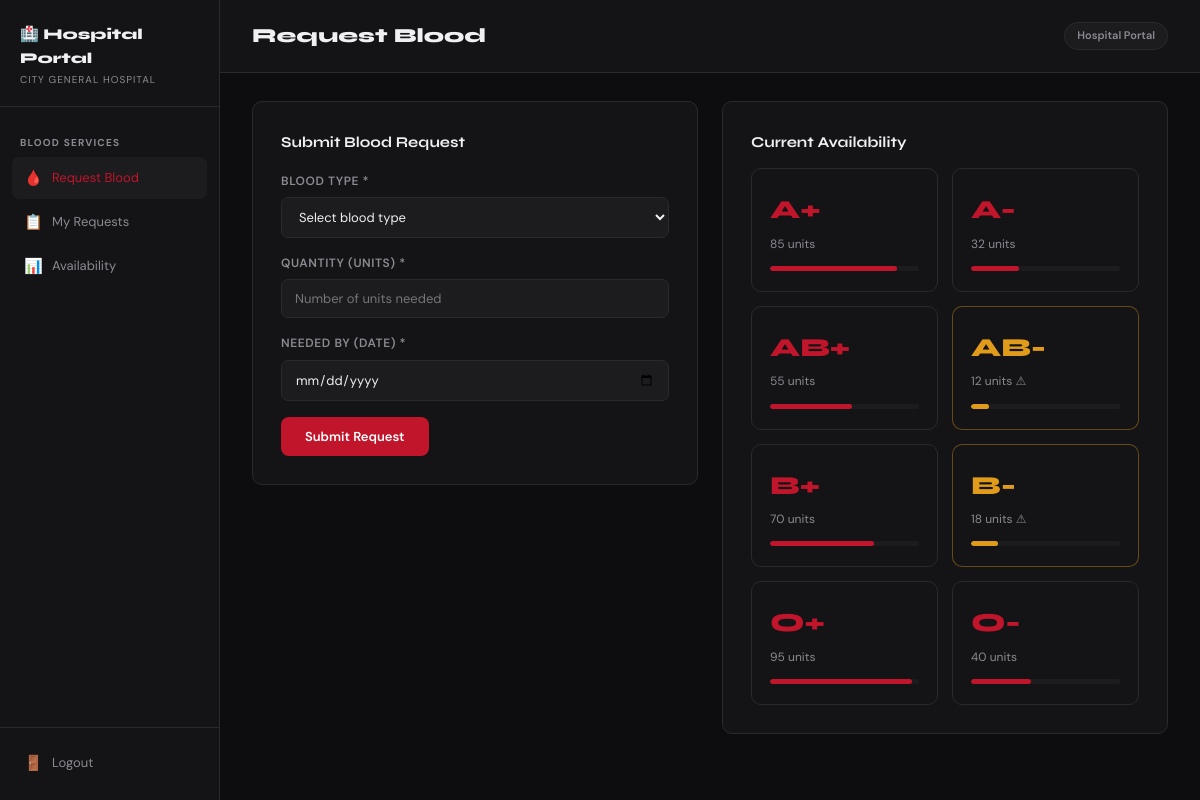
The page /hospital/request (signed in) on the database its author committed.
### tables this page shows
CREATE TABLE blood_inventory (
        BloodId INTEGER PRIMARY KEY AUTOINCREMENT,
        BloodType TEXT, Quantity INTEGER, EntryDate TEXT,
        status TEXT DEFAULT 'Available'
    );

### app.py (the view, shortened to what this page needs)
@app.route('/hospital/request', methods=['GET','POST'])
@hospital_required
def hospital_request():
    h_id  = session['hospital_id']
    error = success = ''
    db    = get_db()
    inventory = db.execute("SELECT BloodType, Quantity, status FROM blood_inventory ORDER BY BloodType").fetchall()
    db.close()
    return render_template('hospital/request.html',
                           inventory=inventory, error=error, success=success,
                           today=str(date.today()))

### app.py (called while the page is built)
def get_db():
    conn = sqlite3.connect(DB)
    conn.row_factory = sqlite3.Row
    return conn

def hospital_required(f):
    from functools import wraps
    @wraps(f)
    def decorated(*args, **kwargs):
        if session.get('role') != 'hospital':
            return redirect(url_for('login'))
        return f(*args, **kwargs)
    return decorated

### templates/hospital/request.html (shortened to what this page needs)
{% extends 'hospital/base.html' %}
{% block hospital_content %}
<div class="topbar"><h2>Request Blood</h2><span class="tag">Hospital Portal</span></div>
<div class="page-content">
  <div style="display:grid; grid-template-columns:1fr 1fr; gap:24px;">
    <div>
      <div class="form-page-wrap" style="max-width:none;">
        <h3 style="font-family:var(--font-display); font-size:15px; font-weight:700; margin-bottom:18px;">Submit Blood Request</h3>
        <form method="POST">
          <div class="form-group"><label>Blood Type *</label>
            <select name="blood_type" required><option value="">Select blood type</option>
            </select></div>
          <div class="form-group"><label>Quantity (units) *</label>
            <input type="number" name="quantity" min="1" placeholder="Number of units needed" required></div>
          <div class="form-group"><label>Needed By (date) *</label>
            <input type="date" name="fulfill_till" min="{{ today }}" required></div>
          <button type="submit" class="btn btn-primary">Submit Request</button>
        </form>
      </div>
    </div>
    <div>
      <div class="form-page-wrap" style="max-width:none;">
        <h3 style="font-family:var(--font-display); font-size:15px; font-weight:700; margin-bottom:14px;">Current Availability</h3>
        <div class="blood-inv-grid" style="grid-template-columns:repeat(2,1fr);">
          {% for row in inventory %}
          <div class="blood-inv-card {{ 'low' if row['status']=='Low Stock' else '' }}">
            <div class="type">{{ row['BloodType'] }}</div>
            <div class="qty">{{ row['Quantity'] }} units{% if row['status']=='Low Stock' %} ⚠{% endif %}</div>
            <div class="blood-bar"><div class="blood-fill" style="width:{{ [row['Quantity'],100]|min }}%"></div></div>
          </div>
          {% endfor %}
        </div>
      </div>
    </div>
  </div>
</div>
{% endblock %}

### static/css/style.css (style rules this page uses)
:root { --red: #c0152a; --red-dark: #8b0d1e; --red-bright: #e8192f; --bg: #0d0d0f; --surface: #141416; --surface2: #1c1c1f; --border: #2a2a2e; --text: #f0f0f2; --muted: #8a8a92; --green: #1faa6e; --amber: #e09b1a; --blue: #2563eb; --font-display: 'Syne', sans-serif; --font-body: 'DM Sans', sans-serif; --radius: 10px; }
* { margin:0; padding:0; box-sizing:border-box; }
body { font-family: var(--font-body); background: var(--bg); color: var(--text); font-size: 14px; line-height: 1.6; }
.blood-inv-grid { display: grid; grid-template-columns: repeat(4, 1fr); gap: 14px; }
.blood-inv-card { background: var(--surface); border: 1px solid var(--border); border-radius: var(--radius); padding: 20px 18px; transition: border-color .2s; }
.blood-inv-card.low { border-color: rgba(224,155,26,.4); }
.blood-inv-card.low .type { color: var(--amber); }
.blood-inv-card .type { font-family: var(--font-display); font-size: 26px; font-weight: 800; color: var(--red); margin-bottom: 4px; }
.blood-inv-card .qty { font-size: 12px; color: var(--muted); margin-bottom: 12px; }
.blood-bar { background: var(--surface2); border-radius: 4px; height: 5px; overflow: hidden; }
.blood-fill { height: 100%; background: var(--red); border-radius: 4px; transition: width .6s ease; }
.blood-inv-card.low .blood-fill { background: var(--amber); }
.btn { display: inline-flex; align-items: center; gap: 7px; padding: 11px 24px; border-radius: 8px; font-family: var(--font-body); font-size: 13px; font-weight: 600; cursor: pointer; border: none; transition: all .2s; }
.btn-primary { background: var(--red); color: #fff; }
.form-group { margin-bottom: 16px; }
.form-group label { display: block; font-size: 12px; font-weight: 600; color: var(--muted); text-transform: uppercase; letter-spacing: .05em; margin-bottom: 6px; }
.form-group input, .form-group select, .form-group textarea { width: 100%; padding: 10px 13px; background: var(--surface2); border: 1px solid var(--border); border-radius: 7px; color: var(--text); font-family: var(--font-body); font-size: 13px; transition: border-color .2s; outline: none; }
.form-group select option { background: var(--surface2); }
.topbar { display: flex; align-items: center; justify-content: space-between; padding: 20px 32px; border-bottom: 1px solid var(--border); background: var(--surface); }
.topbar h2 { font-family: var(--font-display); font-size: 20px; font-weight: 800; }
.tag { background: var(--surface2); border: 1px solid var(--border); border-radius: 20px; padding: 4px 12px; font-size: 11px; font-weight: 600; color: var(--muted); }
.page-content { padding: 28px 32px; }
.form-page-wrap { background: var(--surface); border: 1px solid var(--border); border-radius: var(--radius); padding: 28px; max-width: 700px; }

### rows shown on the page
blood_inventory: BloodType "A+", Quantity "85"
blood_inventory: BloodType "A-", Quantity "32"
blood_inventory: BloodType "AB+", Quantity "55"
blood_inventory: BloodType "AB-", Quantity "12"
blood_inventory: BloodType "B+", Quantity "70"
blood_inventory: BloodType "B-", Quantity "18"
blood_inventory: BloodType "O+", Quantity "95"
blood_inventory: BloodType "O-", Quantity "40"

### other values the page prints
{{ session.get('hospital_name','Hospital') }} "CITY GENERAL HOSPITAL"
